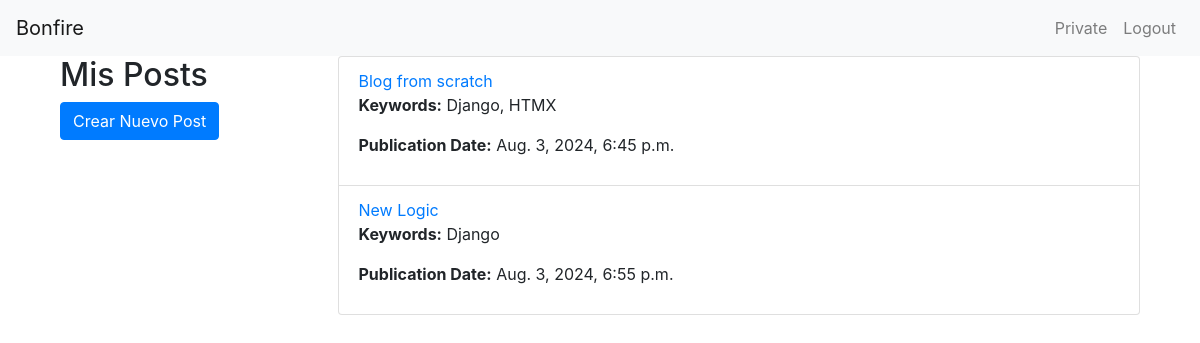
Screenshot of /private/ (signed in) with the database file from the repository.
### blog/models.py (models this page shows, shortened)
class Post(models.Model):
    author = models.ForeignKey(CustomUser, on_delete=models.CASCADE, related_name='posts')
    title = models.CharField(max_length=255)
    keywords = models.CharField(max_length=255, default='')  # Añadir campo de keywords
    content = models.TextField()
    created_at = models.DateTimeField(auto_now_add=True)
    updated_at = models.DateTimeField(auto_now=True)

### blog/views.py (the view)
# urls.py: path('private/', views.private_area, name='private_area'),
@login_required
def private_area(request):
    posts = Post.objects.filter(author=request.user)
    return render(request, 'blog/private_area.html', {'posts': posts})

### blog/templates/blog/private_area.html
{% extends "base.html" %}
{% block content %}
<div class="container">
    <div class="row">
        <div class="col-md-3">
            <h2>Mis Posts</h2>
            <a class="btn btn-primary mb-3" href="{% url 'post_create' %}">Crear Nuevo Post</a>
        </div>
        <div class="col-md-9">
            <ul class="list-group">
                {% for post in posts %}
                    <li class="list-group-item">
                        <a href="{% url 'post_detail' post.pk %}">{{ post.title }}</a>
                        <p><strong>Keywords:</strong> {{ post.keywords }}</p>
                        <p><strong>Publication Date:</strong> {{ post.created_at }}</p>
                    </li>
                {% endfor %}
            </ul>
        </div>
    </div>
</div>
{% endblock %}

### rows the page displays
Post: title "Blog from scratch", keywords "Django, HTMX", created_at "Aug. 3, 2024, 6:45 p.m."
Post: title "New Logic", keywords "Django", created_at "Aug. 3, 2024, 6:55 p.m."
